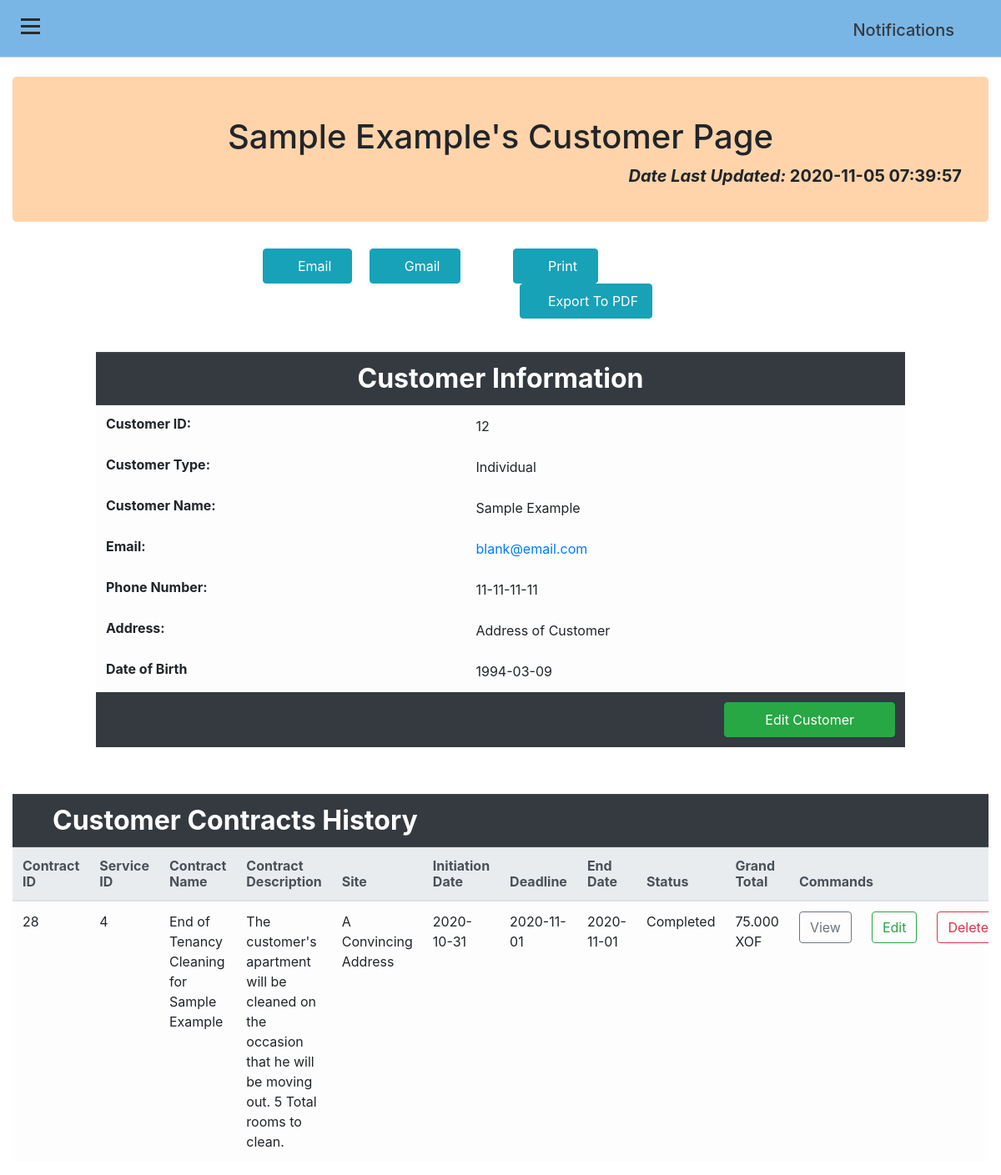
Screenshot of /viewcustomer.php?id=12 with the database file from the repository.
### tables this page shows
CREATE TABLE `customers` (
  `customerID` int(11) NOT NULL,
  `customerType` enum('Business','Individual','','') NOT NULL,
  `fullName` varchar(350) NOT NULL,
  `email` varchar(200) NOT NULL,
  `phoneNumber` varchar(50) NOT NULL,
  `addr` mediumtext NOT NULL,
  `DOB` date NOT NULL,
  `dateLastUpdated` datetime NOT NULL DEFAULT current_timestamp()
);

CREATE TABLE `contracts` (
  `contractID` int(11) NOT NULL,
  `customerID` int(11) NOT NULL,
  `serviceID` int(11) NOT NULL,
  `contractName` varchar(200) NOT NULL,
  `contractDesc` mediumtext DEFAULT NULL,
  `contractSite` mediumtext NOT NULL,
  `initiationDate` date NOT NULL,
  `deadline` date NOT NULL,
  `endDate` date DEFAULT NULL,
  `contractStatus` enum('Initiation Pending','Ongoing','Completed','') NOT NULL,
  `grandTotal` varchar(100) NOT NULL,
  `registryDate` datetime NOT NULL DEFAULT current_timestamp() ON UPDATE current_timestamp()
);

### viewcustomer.php (the view, shortened to what this page needs)
<?php
    include_once ('header.php');
    $connection = dbconnect();
    @$custID = $_SESSION["customerID"];
    $query = "SELECT * FROM customers WHERE customerID = '$custID'";
    $ret = mysqli_query($connection, $query);
    $row = mysqli_fetch_array($ret);
    $query2 = "SELECT * FROM contracts WHERE contracts.customerID='$custID'";
    $ret2 = mysqli_query($connection, $query2);
?>
<div class="page-content-wrapper">
<div class="container-fluid">
    <br>
    <div class="row">
        <div class="col-sm-12">
            <div class="jumbotron pt-5 pb-4" style="background-color: rgb(255,212,170);">
                <h1 class="text-center"><?php echo $row['fullName']."'s"; ?> Customer Page </h1>
                <p class="lead jumbo-content text-right font-weight-bold"><span class="font-italic">Date Last Updated:  </span><?php echo $row["dateLastUpdated"]; ?></p>
            </div>
        </div>
    </div>
    <div class="row">
        <div class="col-sm-3"></div>
        <div class="col-sm-3">
            <div class="a2a_kit a2a_kit_size_32 a2a_default_style">
                <a class="a2a_button_email"><button class="btn btn-info p-2 mr-2 pr-4 pl-4 d-print-none" role="button"><i class="fas fa-envelope"></i>&nbsp;Email</button></a>
                <a class="a2a_button_google_gmail"><button class="btn btn-info p-2 ml-2 pr-4 pl-4 d-print-none" role="button"><i class="fab fa-google"></i>&nbsp;Gmail</button></a>
            </div>
        </div>
        <div class="col-sm-3">
            <div class="a2a_kit a2a_kit_size_32 a2a_default_style">
                <a class="a2a_button_print"><button class="btn btn-info p-2 mr-2 pr-4 pl-4 d-print-none" role="button"><i class="fas fa-print"></i>&nbsp;Print</button></a>
                <a class="a2a_button_print"><button class="btn btn-info p-2 ml-2 pr-3 pl-3 d-print-none" role="button"><i class="far fa-file-pdf"></i>&nbsp;Export To PDF</button></a>
            </div>
        </div>
        <div class="col-sm-3"></div>
    </div>
    <br>
    <div class="row">
        <div class="col-sm-1"></div>
        <div class="col-sm-10">
            <div class="table-responsive">
                <table class="table table-hover table-light mt-3">
                    <tr>
                        <thead class="thead-dark h2 text-center">
                            <th colspan="2">Customer Information</th>
                        </thead>
                    </tr>
                    <tr>
                        <td class="font-weight-bold h6">Customer ID:</td>
                        <td><?php echo $row["customerID"]; ?></td>
                    </tr>
                    <tr>
                        <td class="font-weight-bold h6">Customer Type:</td>
                        <td><?php echo $row["customerType"]; ?></td>
                    </tr>
                    <tr>
                        <td class="font-weight-bold h6">Customer Name:</td>
                        <td><?php echo $row["fullName"]; ?></td>
                    </tr>
                    <tr>
                        <td class="font-weight-bold h6">Email:</td>
                        <td><a href="mailto:<?php echo $row["email"]?>"><?php echo $row["email"]; ?></a></td>
                    </tr>
                    <tr>
                        <td class="font-weight-bold h6">Phone Number:</td>
                        <td><?php echo $row["phoneNumber"]; ?></td>
                    </tr>
                    <tr>
                        <td class="font-weight-bold h6">Address:</td>
                        <td><?php echo $row["addr"]; ?></td>
                    </tr>
                    <tr>
                        <td class="font-weight-bold h6">Date of Birth </td>
                        <td><?php echo $row["DOB"]; ?></td>
                    </tr>
                    <tr>
                        <td colspan="3" class="text-right bg-dark d-print-none"><form method="POST" action="edit.php?id=<?php echo $custID; ?>"><input type="submit" class="btn btn-success p-2 pr-5 pl-5" id="<?php echo $custID; ?>" value="Edit Customer" name="editcustomer2"></form></td>
                    </tr>
                </table>
                <br>
            </div>
        </div>
        <div class="col-sm-1"></div>
    </div>
    <div class="row">
        <div class="col-sm-12">
            <div class="table-responsive">
            <table class="table table-light mt-3">
                <tr>
                    <thead class="thead-dark h2">
                        <th colspan="11" class="pl-5">Customer Contracts History</th>
                        <th colspan="2">
                        </th>
                    </thead>
                </tr>
                <tr>
                    <thead class="thead-light h6">
                        <th>Contract ID</th>
                        <th>Service ID</th>
                        <th>Contract Name</th>
                        <th>Contract Description</th>
                        <th>Site</th>
                        <th>Initiation Date</th>
                        <th>Deadline</th>
                        <th>End Date</th>
                        <th>Status</th>
                        <th>Grand Total</th>
                        <th colspan="3" class="d-print-none">Commands</th>
                    </thead>
                </tr>
                    <?php
                        while($row2 = mysqli_fetch_array($ret2)){
                    ?>
                <tr>
                    <td><?php echo $row2['contractID']; ?></td>
                    <td><?php echo $row2['serviceID']; ?></td>
                    <td><?php echo $row2['contractName']; ?></td>
                    <td><?php echo $row2['contractDesc']; ?></td>
                    <td><?php echo $row2['contractSite']; ?></td>
                    <td><?php echo $row2['initiationDate']; ?></td>
                    <td><?php echo $row2['deadline']; ?></td>
                    <td><?php echo $row2['endDate']; ?></td>
                    <td><?php echo $row2['contractStatus']; ?></td>
                    <td><?php echo $row2['grandTotal']; ?></td>
                    <td class="d-print-none"> <a href="viewcontract.php?id=<?php echo $row2['contractID']; ?>"><input type="button" class="btn btn-outline-secondary" value="View"></a></td>
                    <td class="d-print-none"><form method="POST" action="edit.php?id=<?php echo $row2['contractID']; ?>"><input type="submit" class="btn btn-outline-success" id="<?php echo $row2['contractID']; ?>" value="Edit" name="editcontract2"></form></td>
                    <td class="d-print-none"><form method="POST" action="delete.php?id=<?php echo $row2['contractID']; ?>"><input type="submit" class="btn btn-outline-danger" id="<?php echo $row2['contractID']; ?>" value="Delete" name="deletecontract2"></form></td>
                </tr>
                    <?php }  ?>
            </table>
            </div>
        </div>
    </div>
</div>
</div>

### css/style.css (style rules this page uses)
body { position: relative; overflow-x: hidden; }
body, html { height: 100%; }
.page-content-wrapper { width: 100%; transition: all 0.5s ease; }

### rows the page displays
customers: fullName "Sample Example", dateLastUpdated "2020-11-05 07:39:57", customerID "12", customerType "Individual", email "blank@email.com", phoneNumber "11-11-11-11", addr "Address of Customer", DOB "1994-03-09"
contracts: contractID "28", serviceID "4", contractName "End of Tenancy Cleaning for Sample Example", contractDesc "The customer's apartment will be cleaned on the occasion that he will be moving out. 5 Total rooms to clean.", contractSite "A Convincing Address", initiationDate "2020-10-31", deadline "2020-11-01", endDate "2020-11-01", contractStatus "Completed", grandTotal "75.000 XOF"
